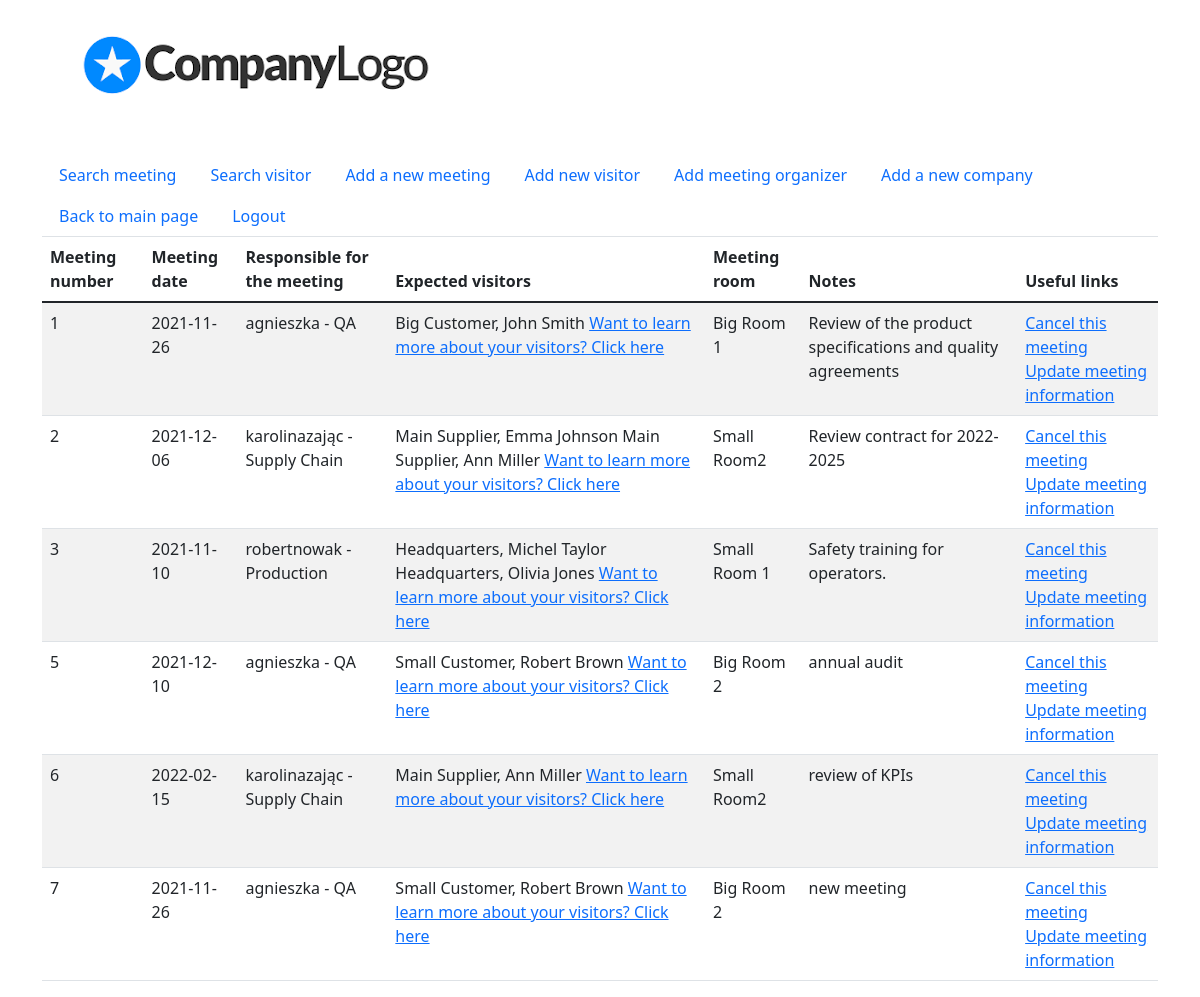
/meetings_list/, run on an earlier commit of the app's database.
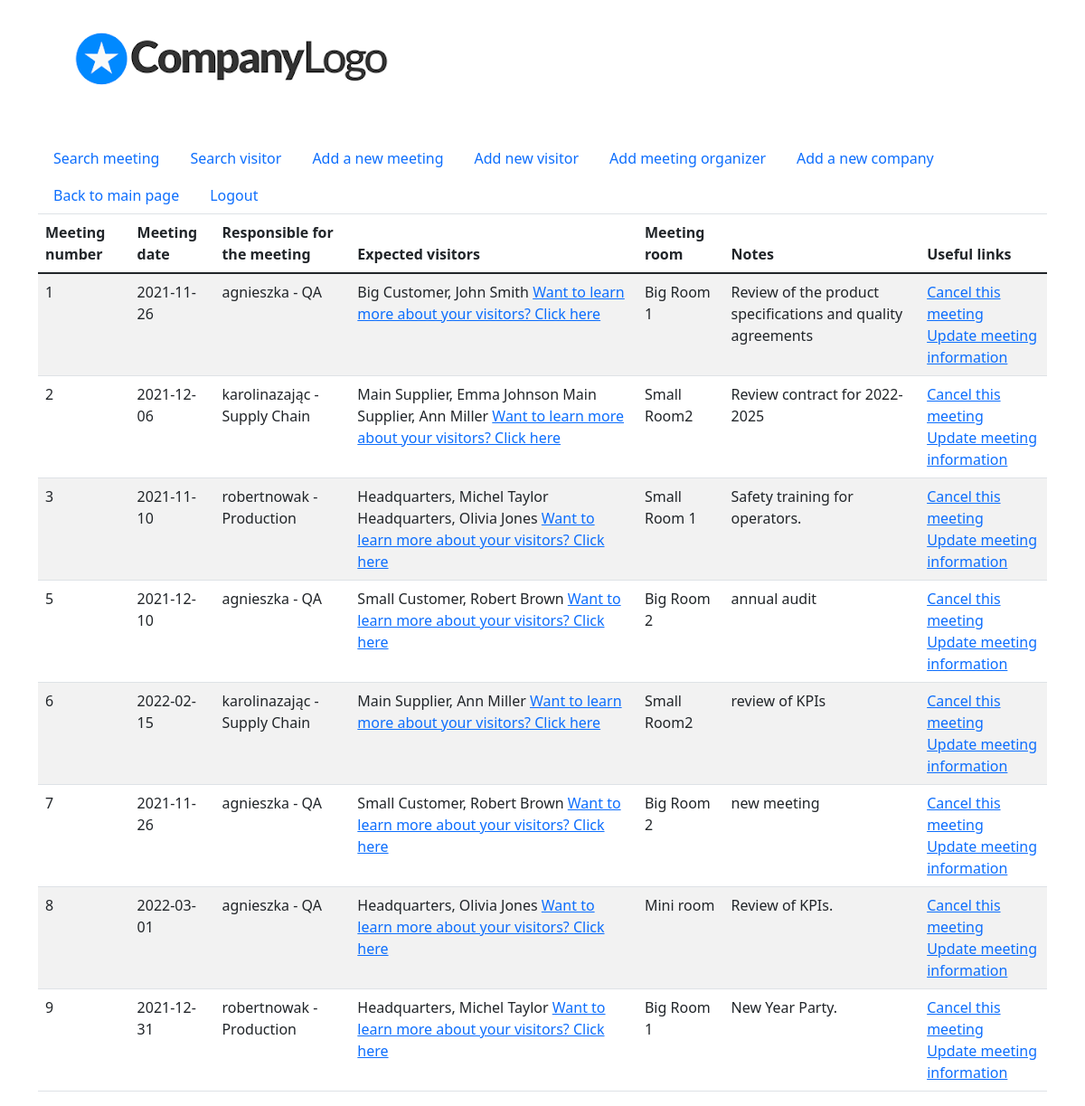
And on a later commit of the database.
### meetings/models.py (models this page shows, shortened)
class Meeting(models.Model):
    organizer = models.ForeignKey(Organizer, on_delete=models.PROTECT)
    date = models.DateField()
    visitors = models.ManyToManyField(Visitor)
    meeting_room = models.ForeignKey(MeetingRoom, on_delete=models.PROTECT)
    note = models.TextField()

class Organizer(models.Model):
    user = models.OneToOneField(User, on_delete=models.CASCADE)
    department = models.IntegerField(choices=departments)
    def __str__(self):
        return f'{self.user.username} - {self.get_department_display()}'

class MeetingRoom(models.Model):
    name = models.CharField(max_length=64)
    size = models.IntegerField()
    available = models.BooleanField(default=True)
    def __str__(self):
        return self.name

### visitors/models.py (models this page shows)
class Visitor(models.Model):
    first_name = models.CharField(max_length=64)
    surname = models.CharField(max_length=64)
    contact_details = models.TextField(null=True)
    company = models.ForeignKey(Company, on_delete=models.PROTECT)
    last_training_date = models.DateField(null=True, blank=True)
    class Meta:
        ordering = ('company__name',)
    def __str__(self):
        return f'{self.company}, {self.first_name} {self.surname}'

class Company(models.Model):
    name = models.CharField(max_length=128)
    company_type = models.IntegerField(choices=company_types)
    def __str__(self):
        return self.name

### meetings/views.py (the view)
# urls.py: path('meetings_list/', m_views.MeetingsListView.as_view(), name='meetings_list'),
class MeetingsListView(ListView):
    model = Meeting
    template_name = 'meetings/meetings_list.html'
    context_object_name = 'meetings'

### meetings/templates/meetings/meetings_list.html
{% extends 'base.html'%}
{% block content %}
    <table class="table table-striped"}>
        <thead>
        <tr>
            <th>Meeting number</th>
            <th>Meeting date </th>
            <th>Responsible for the meeting</th>
            <th>Expected visitors</th>
            <th>Meeting room</th>
            <th>Notes</th>
            <th>Useful links</th>
        </tr>
        </thead>
        <tbody>
        {%  for meeting in meetings %}
                <tr>
                <td> {{ meeting.pk }} </td>
                <td> {{ meeting.date }} </td>
                <td> {{ meeting.organizer }}</td>
                <td>
                {% for visitor in meeting.visitors.all %}
                    {{ visitor }}
                    {% endfor %}
                <a href="/visitors_list/"> Want to learn more about your visitors? Click here </a>
                </td>
                    <td>{{ meeting.meeting_room}} </td>
                    <td> {{ meeting.note }}</td>
                <td>
                <a href="/delete_meeting/{{ meeting.pk }}/"> Cancel this meeting </a> <br>
                <a href="/update_meeting/{{ meeting.pk }}/" > Update meeting information</a> <br>
                </td>
                 {% endfor %}
    </tbody>
   </table>
{%  endblock %}

### templates/base.html (shortened to what this page needs)
{% load static %}
<!DOCTYPE html>
<html lang="en">
<head>
  <link href="https://cdn.jsdelivr.net/npm/bootstrap@5.1.2/dist/css/bootstrap.min.css" rel="stylesheet">
    <img src="{% static 'companylogo.png' %}" alt="logo">
</head>
<body>
<div class="container">
 <br>
</div>
<div class='container'>
<ul class="nav nav-tabs">
    <li class="nav-item"> <a class='nav-link' href="/search_meeting/"> Search meeting </a></li>
    <li class="nav-item"> <a class='nav-link' href="/search_visitor/"> Search visitor </a></li>
    <li class="nav-item"> <a class='nav-link' href="/add_meeting/"> Add a new meeting </a></li>
    <li class="nav-item"> <a class='nav-link' href="/add_visitor/"> Add new visitor </a></li>
    <li class="nav-item"> <a class='nav-link' href="/add_organizer/"> Add meeting organizer </a></li>
    <li class="nav-item"> <a class='nav-link' href="/add_company/"> Add a new company </a></li>
    <li class="nav-item"> <a class='nav-link' href="/mainview/"> Back to main page </a></li>
    <li class="nav-item"> <a class="nav-link" href="/logout/"> Logout </a></li>
</ul>
</div>
<div class="container">
{% block content %}
{% endblock %}
</div>
</body>
</html>

What changed in the data, as far as the page shows it:
added Meeting: pk "8", date "2022-03-01", organizer "agnieszka - QA", meeting_room "Mini room", note "Review of KPIs.", Visitor (company+first_name+surname "Headquarters, Olivia Jones")
added Meeting: pk "9", date "2021-12-31", organizer "robertnowak - Production", meeting_room "Big Room 1", note "New Year Party.", Visitor (company+first_name+surname "Headquarters, Michel Taylor")
